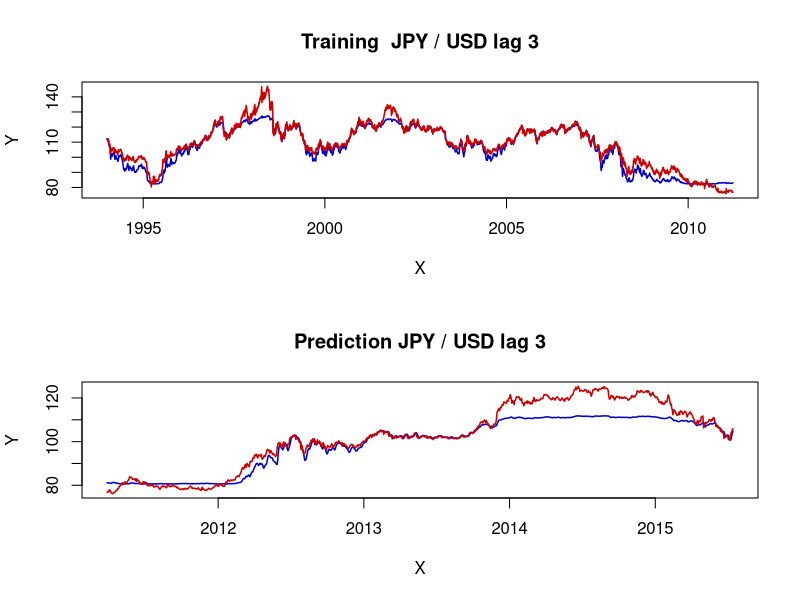

This figure's R source:
# ---------------------------------------------------------------------
# Book:        SFE
# ---------------------------------------------------------------------
# See also:    SFEnnarch
# ---------------------------------------------------------------------
# Quantlet:    SFEnnjpyusd
# ---------------------------------------------------------------------
# Description: plots result of a radial basis function (rbf) neural network
#              for exchange rate JPY/USD data set
#              (80% of data as training set and 20% as validation set)
# ---------------------------------------------------------------------
# Usage:       -
# ---------------------------------------------------------------------
# Keywords:    Neural Network
# ---------------------------------------------------------------------
# Author:      Awdesch Melzer 20130801
# ---------------------------------------------------------------------

rm(list=ls(all=TRUE))
graphics.off()

################################ SUBROUTINES ################################

rbftrain = function(x,y,clusters,learn,epochs,mMSE,activ){
# RBFTRAIN    trains a radial basis function neural network
#
# ---------------------------------------------------------------------
# Usage       {inp,net,err} = rbftrain(x,y,clusters,learn,epochs,mMSE{,activ})
# ---------------------------------------------------------------------
# Input       
# Parameter   x
# Definition  (n x p) matrix, predictor variables
# Parameter   y
# Definition  (n x q) matrix, response variables
# Parameter   clusters
# Definition  scalar, number of clusters to be built in the hidden layer
# Parameter   learn
# Definition  (3 x 1) vector, minimum learning rate and maximum learning rate
#             for building the clusters respectively, learn[3] is the learning
#             rate for training the output layer. learn must be from (0,1)
# Parameter   epochs
# Definition  (2 x 1) vector, number of epochs to train the cluster and output
#             units respectively
# Parameter   mMSE
# Definition  scalar, minimum value of the mean squared error to stop the training
# Parameter   activ
# Definition  optional scalar, 0 for binary (default) or 1 for bipolar activation sigmoid function.
# ---------------------------------------------------------------------
# Output      
# Parameter   inp
# Definition  list of input parameters which define the network# it consists of elements
#             inputs (scalar, number of predictors),
#             clusters (see Input), 
#             outputs (scalar, number of responses),
#             samples (scalar, number of samples),
#             learn, epochs, mMSE and activ (see Input).
# Parameter   net
# Definition  list of network characteristics containing: 
#
#             clustersWeights ((clusters x inputs) matrix, weights of the hidden layer),
#
#             trFonDev ((clusters x 1) vector, deviance of the transfer function),
#
#             outputsWeights ((outputs x clusters) matrix, weights of the output layer) and
#
#             bias ((outputs x 1) vector, weights of the bias).
# Parameter   err
# Definition  list of output error functions containing:
#
#             MSE ((epochs[2] x 1) vector, mean squared error for the network in each training epoch),
#
#             maxDiff ((epochs[2] x outputs) matrix, maximum difference between the real 
#             and predicted output in each output unit for each training epoch) and
#
#             meanDiff ((epochs[2] x outputs) matrix, mean differences in every training epoch).


  if(NROW(x)!=NROW(y)){
  	stop("rbftrain: rows(x) <> rows(y)")
  }
  if(clusters<2){
  	stop("rbftrain: clusters < 2")
  }
  if((NCOL(learn)>1)||(NROW(learn)!=3)){
  	stop("rbftrain: learn must be (3x1) vector")
  }
  if(sum(learn)<=0||sum(learn)>=1){
  	stop("rbftrain: each parameter of learn must be from (0,1)")
  }
  if((NCOL(epochs)>1)||(NROW(epochs)!=2)){
  	stop("rbftrain: epochs must be (2x1) vector")
  }
  if(sum(epochs)<1){
  	stop("rbftrain: epochs < 1")
  }
  if(mMSE<=0){
  	stop("rbftrain: mMSE must be positive")
  }
  if(missing(activ)){
  	activ = 0
  }
  if((activ!=0)&&(activ!=1)){
  	stop("rbftrain: activ must be 0 or 1")
  }

# set parameters
  inputs    = NCOL(x)      # dimension of the signal
  outputs   = NCOL(y)      # number of output units
  samples   = NROW(x)      # number of observations
#  warning((inputs > 24)||(outputs > 10),"rbftrain: the dimensions of the data are too high")
  interimLR = 1			# initialize the learning rate
  
# unsupervised learning
#======================

# declare arrays
  clustersOutput   = matrix(1,clusters,1)       # output signal from the cluster nodes
  clustersWeights  = runif(clusters*inputs)     # centers of the clusters
  clustersWeights  = matrix(clustersWeights,clusters,inputs,byrow=T)
  trFonDev         = matrix(0,clusters,1)       # deviance of the transfer function

# normalize
  minx = apply(x,2,min)
  maxx = apply(x,2,max)
  miny = apply(y,2,min)		# used in the supervised learning also
  maxy = apply(y,2,max)		#		- || -
  if(sum((maxx==minx))>0){
     stop("rbftrain: x has a constant variable")
  }
  if(sum((maxy==miny))>0){
     stop("rbftrain: y has a constant variable")
  }
  x = (x - matrix(minx,NROW(x),NCOL(x),byrow=T)) / (matrix(maxx,NROW(x),NCOL(x),byrow=T) - matrix(minx,NROW(x),NCOL(x),byrow=T))
  y = (y - matrix(miny,NROW(y),NCOL(y),byrow=T)) / (matrix(maxy,NROW(y),NCOL(y),byrow=T) - matrix(miny,NROW(y),NCOL(y),byrow=T))
  
# train the clusters
  e1 = 1
  while(e1<=epochs[1]){
    i = 1
    while(i<=samples){
# find the nearest cluster
      X = matrix(x[i,],clusters,NCOL(x),byrow=T)
      clustersOutput = sqrt( apply((clustersWeights - X)*(clustersWeights - X),1,sum) )	# eucl. distance: i-th point from cluster centers
      tmp = (1:clusters) * (clustersOutput == min(clustersOutput)) # choose the nearest cluster
      tmp = tmp[which(tmp > 0)]
      clusterChamp = tmp[1]			# just in case of multiple minima
      
# update weights of the nearest cluster
      clustersWeights[clusterChamp,] = clustersWeights[clusterChamp,] + (interimLR * (x[i,]-clustersWeights[clusterChamp,]))
      i = i+1
    }  # while(i<=samples)

    interimLR = (learn[2] - (learn[2]-learn[1])/max(c(1,(epochs[1]-1)))*(e1-1))  *  interimLR	#//!!! was above "clustersWeights[clusterChamp,] = ..."
    if(interimLR == 0){		#// set to a small number ???
      e1 = epochs[1] + 1 
    }
    e1 = e1+1
  }  # while(e1<=epochs[1])
  
# calculate standard deviation of the transfer function
  c = 1 
  while(c<=clusters){
    W = matrix(clustersWeights[c,],clusters,ncol(clustersWeights),byrow=T)  
    trFonDev[c] = sum(rowSums((W -clustersWeights)*(W - clustersWeights)))	# sum of distances of the center c from other centres
    trFonDev[c] = sqrt(trFonDev[c] / (clusters-1))
    c = c+1
  }

# supervised learning
#====================

# declare arrays
  gaussOut       = matrix(1,clusters,1)     # output of the Gaussian function of each cluster
  uniform        = runif(outputs*clusters)
  outputsWeights = 2*matrix(uniform,outputs,clusters,byrow=T) - 1 # weights of the output layer
  outWeightsCorrect = matrix(1,outputs,clusters)  # correction weights
  bias = 2*runif(outputs) - 1                     # bias of each output node
  maxDiff = matrix(-1,epochs[2],outputs)    # max difference of each output node in each epoch
  meanDiff = matrix(0,epochs[2],outputs)    # mean          ---  |  |  ---
  MSE = matrix(0,epochs[2],1)               # mean squared error for each epoch
  aMSE = +Inf                               # actual mean squared error

  e2 = 1
  while(e2<=epochs[2]){
    i = 1
    while(i<=samples){
      outError = 0			# error of this output unit
      
# calculate the Gaussian output of clusters
      X = matrix(x[i,],clusters,NCOL(x),byrow=T)
      clustersOutput = sqrt( rowSums((clustersWeights - X)*(clustersWeights - X)) )	# euclidean distance      
      gaussOut = exp( -(clustersOutput / trFonDev)^2  )
# calculate output signals and their derivative for each cluster
      G = matrix(1,outputs,ncol((gaussOut))) %*% t(gaussOut)
      sumOfWeightedInputs = rowSums(outputsWeights * G) + bias	# lin. comb. of the inputs and weights of the output layer
      if(!activ){  # binary sigmoid function
        outputSignal = 1 / ( 1+exp(-sumOfWeightedInputs) )
        outSigDeriv  = outputSignal * (1 - outputSignal)  # first derivative of the output signal
      }else{       # bipolar sigmoid function
        outputSignal = 2 / ( 1+exp(-sumOfWeightedInputs) ) - 1
        outSigDeriv  = 0.5 * (1 + outputSignal) * (1 - outputSignal) # first derivative of the output signal
      }

# calculate output errors
      errInfoTerm   = (t(y[i,]) - outputSignal) * outSigDeriv
#      
      realErrDiff   = abs(t(y[i,]) - outputSignal) * (t(maxy) - t(miny)) # it was normalized
      outError      = sum(realErrDiff^2)             # instantaneous SSE (Haykin, 1994)
      meanDiff[e2,] = meanDiff[e2,] + t(realErrDiff) / samples
      tmp = realErrDiff > t(maxDiff[e2,])            # save the max. real error into maxDiff
      if(sum(tmp)>0){
        tmp = (1:outputs) * tmp
        ind = tmp[which(tmp>0)]
        maxDiff[e2,ind] = t(realErrDiff[ind])
      }

      MSE[e2] = MSE[e2] + outError / samples
# correct weights and bias
      outWeightsCorrect = learn[3] * matrix(errInfoTerm) %*% t(gaussOut)
      outputsWeights    = outputsWeights + outWeightsCorrect # correct the output weights
      bias = bias + learn[3] * errInfoTerm  # correct bias 

      i = i+1
    }  # while(i<=samples)

    if(MSE[e2] < aMSE){
      aMSE = MSE[e2]
    }
    if(aMSE <= mMSE){
      br = e2
      e2 = epochs[2] + 1	
    }

    e2=e2+1
  }  # while(e2<=epochs[2])
  
# give some info
  t = toString(paste(" An", inputs, "-", clusters, "-", outputs, "RBF-network"))
  t = rbind(t,toString(paste(" training epochs:",epochs[1],",",epochs[2])))
  t = rbind(t,toString(paste(" cluster's learning rates: ",learn[2],",",learn[1])))
  t = rbind(t,toString(paste(" output's learning rate: ",learn[3])))
  t = rbind(t,toString(paste(" minimum mean squared error: ",mMSE)))
  if(!activ){  # binary
    t = rbind(t ,toString(paste(" BINARY sigmoid activation function")))
  }else{       # bipolar
    t = rbind(t,toString(paste(" BIPOLAR sigmoid activation function")))
  }
  if(e2 == epochs[2]+2){ # break used
    t = rbind(t ,toString(paste(" mMSE reached in the epoch: ",br)))
  }else{
    t = rbind(t ,toString(paste(" minimum MSE reached: ",aMSE)))  
  }
  print(t)

  inp=list(inputs=inputs,clusters=clusters,outputs=outputs,samples=samples,learn=learn,epochs=epochs,mMSE=mMSE,activ=activ)  # 1|1|1|1|3|2|1|1
  net=list(clustersWeights=clustersWeights,trFonDev=trFonDev,outputsWeights=outputsWeights,bias=bias) # (clusters,inputs), (clusters), (outputs,clusters), (outputs)
  err=list(MSE=MSE,maxDiff=maxDiff,meanDiff=meanDiff) # (epochs[2],1), (epochs[2],outputs), (epochs[2],outputs)

return(list(inp=inp,net=net,err=err))
}


rbfpredict = function(x,rbfnet,miny,maxy){
	
# RBFPREDICT  predicts the output of given RBF neural network
#
# ---------------------------------------------------------------------
# Usage       netOut = rbfpredict(x,rbfnet,miny,maxy)
# ---------------------------------------------------------------------
# Input       
# Parameter   x
# Definition  (n x p) matrix, predictor variables
# Parameter   rbfnet
# Definition  composed object (list), RBF network as computed by rbftrain or rbftrain2
# Parameter   miny
# Definition  (q x 1) vector, minimum values for the output vector
# Parameter   maxy
# Definition  (q x 1) vector, maximum values for the output vector
# ---------------------------------------------------------------------
# Output      
# Parameter   netOut
# Definition  (n x q) matrix, output of the rbfnet
# ---------------------------------------------------------------------
# set parameters
  if(sum(miny >= maxy)>0){
     stop("rbfpredict: miny >= maxy")
  }
  samples = NROW(x)       # number of observations
  clustersWeights  = rbfnet$net$clustersWeights # centers of the clusters
  trFonDev         = rbfnet$net$trFonDev        # deviance of the transfer function
  outputsWeights   = rbfnet$net$outputsWeights  # weights of the output layer
  bias             = rbfnet$net$bias            # bias of each output node
  activ            = rbfnet$inp$activ           # activation function
  clusters = NROW(clustersWeights)              # number of clusters used in rbfnet
  inputs   = NCOL(clustersWeights)              # dimension of the signal of the net
  outputs  = NROW(outputsWeights)               # number of output units
  if(inputs!=NCOL(x)){
  	stop("rbfpredict: cols(x) <> dimension of the input of rbfnet")
  }
  if(outputs!=NROW(miny)){
  	stop("rbfpredict: rows(miny) <> dimension of the output of rbfnet")
  }
  if(outputs!=NROW(maxy)){
  	stop("rbfpredict: rows(maxy) <> dimension of the output of rbfnet")
  }
  outputSignal = matrix(1,samples,outputs)	# normalized output of the network
  
# normalize
  minx = apply(x,2,min)
  maxx = apply(x,2,max)
  if(sum((maxx==minx))>0){
  	stop("rbftest: x has a constant variable")
  }
  x = (x - matrix(minx,NROW(x),NCOL(x),byrow=T)) / (matrix(maxx,NROW(x),NCOL(x),byrow=T) - matrix(minx,NROW(x),NCOL(x),byrow=T))


  i = 1
  while(i<=samples){
# calculate the Gaussian output of clusters
    X = matrix(x[i,],clusters,NCOL(x),byrow=T)
    clustersOutput = sqrt( rowSums((clustersWeights - X)*(clustersWeights - X)) )	# euclidean distance      
    gaussOut = exp( -(clustersOutput / trFonDev)^2  )
# calculate output signals of each cluster
    G = matrix(outputs) %*% t(gaussOut)
    sumOfWeightedInputs = rowSums(outputsWeights * G) + bias	# lin. comb. of the inputs and weights of the output layer
    if(!activ){ # binary sigmoid function
      outputSignal[i,] = 1 / ( 1+exp(-sumOfWeightedInputs) )
    }else{   # bipolar sigmoid function
      outputSignal[i,] = 2 / ( 1+exp(-sumOfWeightedInputs) ) - 1
    }
 
    i = i+1
  } # while(i<=samples)

  netOut = miny + outputSignal * (maxy - miny)		# real output of the network


return(netOut)
}


################################ MAIN PROGRAM ################################
  set.seed(78) 
  x <- read.csv("dat.csv",header= T)
  #View(x)

  r  = nrow(x)                      
  xt = x[4:(4*nrow(x)/5),2]   # 80% of data as training set,
  xt = as.matrix(as.numeric(as.character(xt)))

  l  = 3                  # sets lag and prepares input matrix, output target

#==================lagging
ncol(xt)
nrow(xt)                

r=nrow(xt)                
tt=xt[(l + 1):(r),]
tt<-as.matrix(tt)
yt=matrix(xt,ncol=1)

  i=1
  while(i<=(l-1))
{

a<-matrix(yt[2:r],ncol=1)
b<-yt[1]
    yt=rbind(a,b)
    xt=cbind(xt,yt)
    i=i+1
  }
  yt=xt[1:(r-l),]
#==================

train.tt=tt
train.yt=yt



# selects number of clusters, learning rate,
# number of iterations, tolerance

  clusters = 3		
  learn    = c(0.1,0.2,0.1)
  epochs   = c(15,15)
  mMSE     = 0.05
  activ    = 0


# IN SAMPLE:
# trains rbf - neural network

  rbfnet = rbftrain(x=train.yt,y=train.tt,clusters,learn,epochs,mMSE,activ)

# runs network on used data 
  rbf=rbfpredict(train.yt,rbfnet,min(train.tt),max(train.tt))  # prediction


# plots real data (red)  versus result from network (blue)
  time  = (1:nrow(train.tt))/257 + (1994)
  tr = cbind(time,rbf) # blue thin line
  ytr= cbind(time,train.tt) # red thin line  

 
# OUT OF SAMPLE:  
# 20% of data, prepares matrix
  
  xt=x[(4*NROW(x)/5+1):NROW(x),2]
  xt = as.matrix(as.numeric(as.character(xt)))
  #==================lagging
ncol(xt)
nrow(xt)                

r=nrow(xt)                
tt=xt[(l + 1):(r),]
tt<-as.matrix(tt)
yt=matrix(xt,ncol=1)

  i=1
  while(i<=(l-1))
{

a<-matrix(yt[2:r],ncol=1)
b<-yt[1]
    yt=rbind(a,b)
    xt=cbind(xt,yt)
    i=i+1
  }
  yt=xt[1:(r-l),]
#==================

try.tt=tt
try.yt=yt
  

# runs network on 20% of data for prediction
  rbf=rbfpredict(try.yt,rbfnet,min(try.tt),max(try.tt))  # prediction

# plots real data (red)  versus result from network (blue)
  time = (1:NROW(try.tt))/257 + (time[length(time)])
  ttt  = cbind(time, rbf)  #  blue thin line
  yyy  = cbind(time, try.tt)  # red thin line
  
  par(mfrow = c(2, 1))
  plot(tr, type = "l", col = "blue3", lwd = 1.5, ylim = c(min(tr[, 2], ytr[, 2]), max(tr[, 
                                                                                         2], ytr[, 2])), ylab = "Y", xlab = "X")
  lines(ytr, col = "red3", lwd = 1.5)
  title("Training  JPY / USD lag 3")
  
  plot(ttt, type = "l", col = "blue3", lwd = 1.5, ylim = c(min(ttt[, 2], yyy[, 2]), 
                                                           max(ttt[, 2], yyy[, 2])), xlab = "X", ylab = "Y")
  lines(yyy, col = "red3", lwd = 1.5)
  title("Prediction JPY / USD lag 3") 


